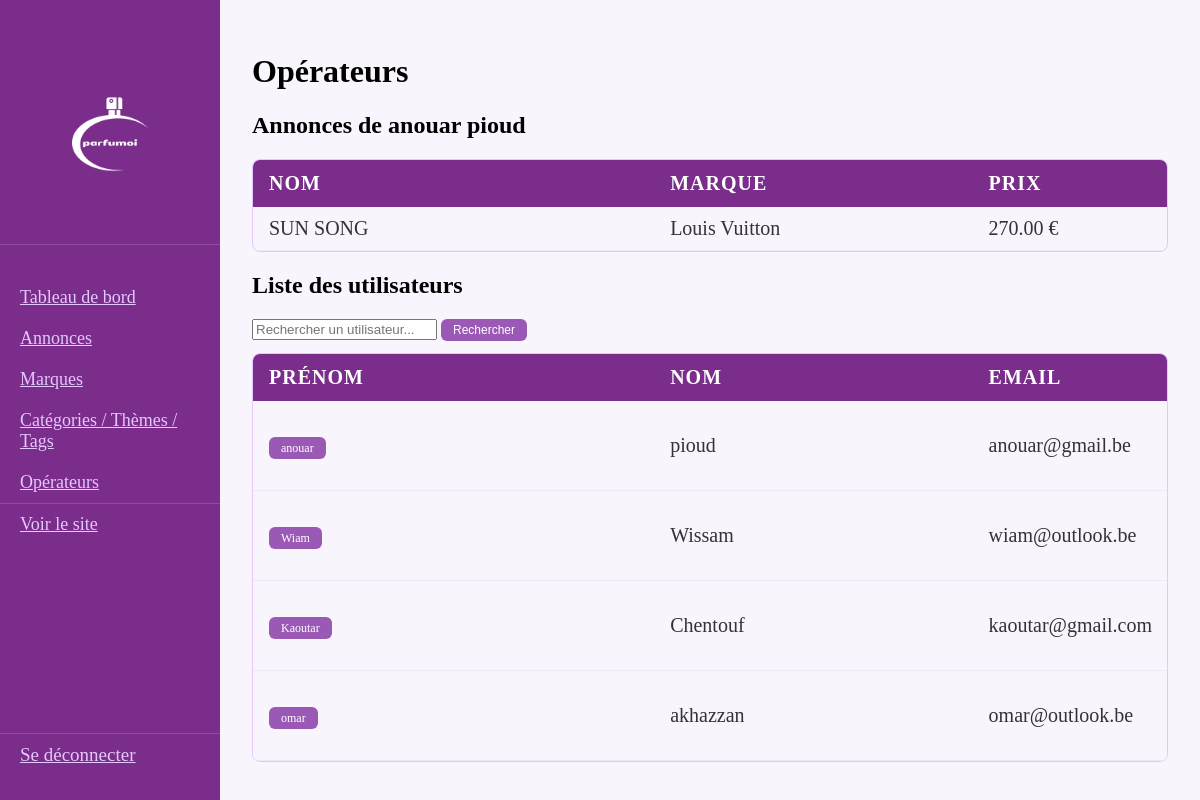
/admin/operators?show=23 (signed in), run on the app's committed database.
### tables this page shows
CREATE TABLE `operator` (
  `id` int UNSIGNED NOT NULL,
  `email` varchar(255) NOT NULL,
  `firstname` varchar(100) NOT NULL,
  `lastname` varchar(100) NOT NULL,
  `avatar` varchar(255) DEFAULT NULL,
  `created_at` datetime NOT NULL DEFAULT CURRENT_TIMESTAMP,
  `password` varchar(255) NOT NULL,
  `last_login` datetime DEFAULT NULL,
  `is_active` tinyint(1) NOT NULL DEFAULT '1',
  `role` varchar(20) NOT NULL DEFAULT 'user',
  `is_admin` tinyint(1) NOT NULL DEFAULT '0'
);

CREATE TABLE `item` (
  `id` int UNSIGNED NOT NULL,
  `slug` varchar(255) NOT NULL,
  `label` varchar(255) NOT NULL,
  `price` decimal(6,2) NOT NULL,
  `operator_id` int UNSIGNED NOT NULL,
  `short_description` text,
  `batch_code` varchar(20) NOT NULL,
  `main_image` varchar(255) DEFAULT NULL,
  `status` varchar(20) DEFAULT 'draft',
  `is_active` tinyint(1) NOT NULL DEFAULT '1',
  `created_at` datetime NOT NULL,
  `updated_at` datetime NOT NULL,
  `category_id` int UNSIGNED NOT NULL,
  `theme_id` int UNSIGNED NOT NULL,
  `brands_id` int NOT NULL,
  `item_condition` enum('neuf','utilise','comme_neuf') NOT NULL,
  `quantity` int NOT NULL,
  `quantity_left` int DEFAULT NULL
);

CREATE TABLE `brands` (
  `id` int NOT NULL,
  `slug` varchar(200) NOT NULL,
  `label` varchar(160) NOT NULL
);

### core/html.php (called while the page is built, shortened)
<?php
function render(string $filepath, array $data = []): string
{
    extract($data);
    require $filepath;
    return ob_get_clean();
}

### app/admin/controllers/operators.php (called while the page is built, shortened)
<?php
function operators_index($pdo)
{
    $op_edit = null;
    $op_show  = null;
    $op_items = [];
    if (isset($_GET['show'])) {
        $op_show  = getOperatorById($pdo, $_GET['show']);
        $op_items = getItemsByOperator($pdo, $_GET['show']);
    }
    $search    = $_GET['search'] ?? '';
    $operators = getAllOperators($pdo, $search);
    return render(__DIR__ . '/../views/operators.php', [
        'operators' => $operators,
        'op_edit'   => $op_edit,
        'op_show'   => $op_show,
        'op_items'  => $op_items,
        'search'    => $search,
    ]);
}

### core/router.php (called while the page is built, shortened)
<?php
function run(array $route, string $base_path, $pdo): string
{
    $function_name = $route['entity'] . '_' . $route['action'];
    return $function_name($pdo);
}

### index.php (called while the page is built, shortened)
<?php
require __DIR__ . '/core/router.php';
require __DIR__ . '/core/html.php';
require __DIR__ . '/config/database.php';
require_once __DIR__ . '/app/admin/models/brand.php';
require_once __DIR__ . '/app/admin/models/operators.php';
$base = __DIR__ . '/app';
$segments = http_in($_SERVER['REQUEST_URI']);
if (isset($segments[0]) && $segments[0] === 'admin') {
    $base = __DIR__ . '/app/admin';
    array_shift($segments);
}
$route = route($segments);
$main = run($route, $base, $pdo);
exit;

### app/admin/models/operators.php (called while the page is built, shortened)
<?php
function getAllOperators($pdo, $search = '')
{
    $sql = "SELECT * FROM operator WHERE firstname LIKE ? OR lastname LIKE ? OR email LIKE ? ORDER BY id DESC";
    $stmt = $pdo->prepare($sql);
    $stmt->execute(['%' . $search . '%', '%' . $search . '%', '%' . $search . '%']);
    return $stmt->fetchAll();
}
function getOperatorById($pdo, $id)
{
    $sql = "SELECT * FROM operator WHERE id = ?";
    $stmt = $pdo->prepare($sql);
    $stmt->execute([$id]);
    return $stmt->fetch();
}
function getItemsByOperator($pdo, $operator_id)
{
    $sql = "SELECT item.*, brands.label AS brand_name
            FROM item
            LEFT JOIN brands ON item.brands_id = brands.id
            WHERE item.operator_id = ? AND item.status = 'published'
            ORDER BY item.created_at DESC";
    $stmt = $pdo->prepare($sql);
    $stmt->execute([$operator_id]);
    return $stmt->fetchAll();
}

### app/admin/views/operators.php (the view, shortened to what this page needs)
<h1>Opérateurs</h1>
<?php if ($op_show): ?>
<section>
    <h2>Annonces de <?= htmlspecialchars($op_show['firstname']) ?> <?= htmlspecialchars($op_show['lastname']) ?></h2>
    <?php if (empty($op_items)): ?>
        <p>Aucune annonce pour cet utilisateur.</p>
    <?php else: ?>
    <div class="table-wrapper">
        <table class="admin-table">
            <thead>
                <tr>
                    <th>Nom</th>
                    <th>Marque</th>
                    <th>Prix</th>
                </tr>
            </thead>
            <tbody>
                <?php foreach ($op_items as $it): ?>
                <tr>
                    <td data-label="Nom"><?= htmlspecialchars($it['label']) ?></td>
                    <td data-label="Marque"><?= htmlspecialchars($it['brand_name'] ?? '') ?></td>
                    <td data-label="Prix"><?= htmlspecialchars($it['price']) ?> €</td>
                </tr>
                <?php endforeach; ?>
            </tbody>
        </table>
    </div>
    <?php endif; ?>
</section>
<?php endif; ?>
<section>
    <h2>Liste des utilisateurs</h2>
    <form method="get">
        <input type="text" name="search" placeholder="Rechercher un utilisateur..." value="<?= htmlspecialchars($search) ?>">
        <button type="submit" class="btn-modifier">Rechercher</button>
    </form>
    <div class="table-wrapper">
        <table class="admin-table">
            <thead>
                <tr>
                    <th>Prénom</th>
                    <th>Nom</th>
                    <th>Email</th>
                </tr>
            </thead>
            <tbody>
                <?php foreach ($operators as $op): ?>
                <tr>
                    <td data-label="Prénom"><a href="?show=<?= $op['id'] ?>" class="btn-modifier"><?= htmlspecialchars($op['firstname']) ?></a></td>
                    <td data-label="Nom"><?= htmlspecialchars($op['lastname']) ?></td>
                    <td data-label="Email"><?= htmlspecialchars($op['email']) ?></td>
                </tr>
                <?php endforeach; ?>
            </tbody>
        </table>
    </div>
</section>

### public/css/admin.css (style rules this page uses)
body.admin { margin: 0; padding: 0; }
.table-wrapper { overflow-x: auto; overflow-y: auto; border-radius: 8px; border: 1px solid #E4C7FC; margin-top: 12px; max-width: 100%; }
.admin-table { width: 100%; border-collapse: collapse; table-layout: fixed; }
.admin-table thead th:nth-child(1) { width: 45%; }
.admin-table thead th:nth-child(2) { width: 35%; }
.admin-table thead th:nth-child(3) { width: 20%; }
.admin-table thead { background-color: #7B2D8B; position: sticky; top: 0; }
.admin-table thead th { padding: 12px 16px; color: white; font-size: 20px; text-transform: uppercase; letter-spacing: 1px; text-align: left; }
.admin-table tbody tr:nth-child(even) { background-color: #f9f5fc; }
.admin-table tbody td { padding: 10px 16px; font-size: 20px; color: #333; border-bottom: 1px solid #f0e8f8; }
.btn-modifier { background-color: #9B59B6; color: white; border: none; padding: 4px 12px; border-radius: 6px; font-size: 12px; cursor: pointer; margin-right: 4px; text-decoration: none; }

### data on the page
operator: firstname "anouar", lastname "pioud", email "anouar@gmail.be"
item: label "SUN SONG", brands.label "Louis Vuitton", price "270.00"
operator: firstname "Wiam", lastname "Wissam", email "wiam@outlook.be"
operator: firstname "Kaoutar", lastname "Chentouf", email "kaoutar@gmail.com"
operator: firstname "omar", lastname "akhazzan", email "omar@outlook.be"
